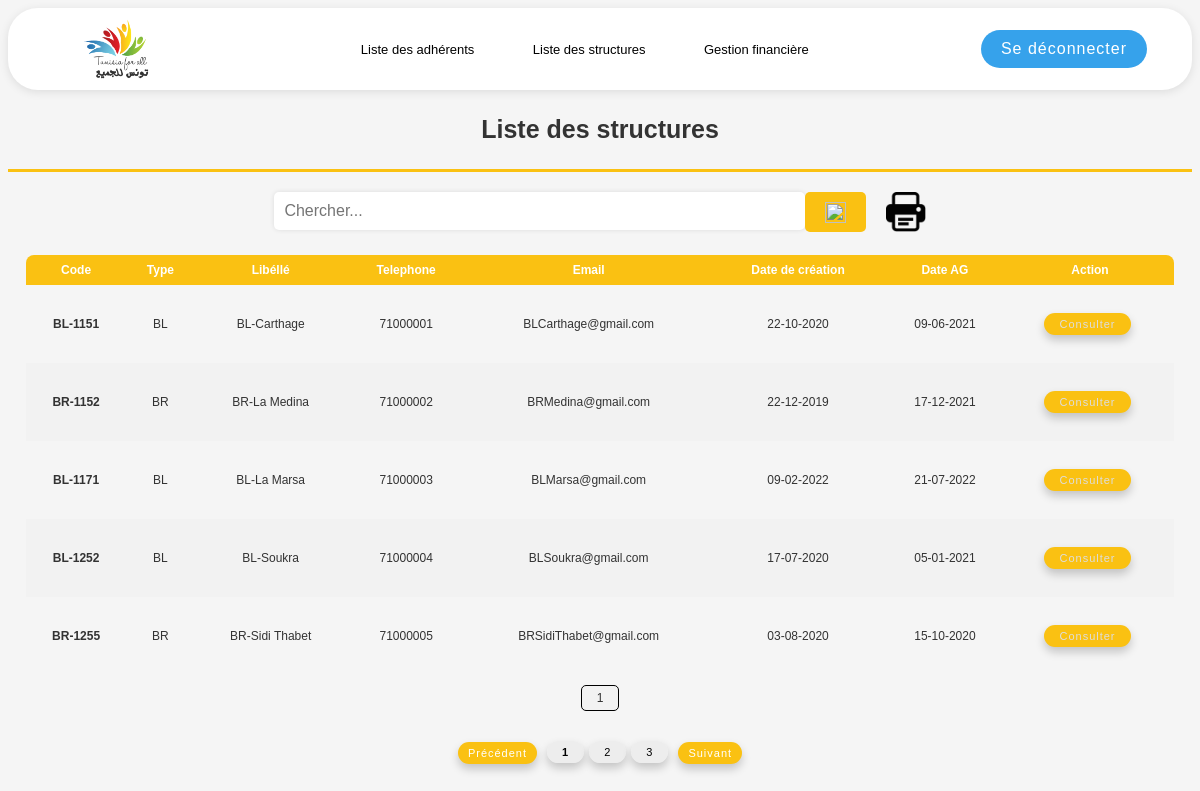
Page /liste_structure/ (signed in) on the committed database.
### base/models.py (models this page shows, shortened)
class Structure(models.Model):
    TYPE_CHOICES = [
        ('BN', 'Bureau National'),
        ('BR', 'Bureau regional'),
        ('BL', 'Bureau Local'),
        ('PR', 'Projet'),
    ]
    code_structure = models.CharField(max_length=6)
    type = models.CharField(max_length=15, choices=TYPE_CHOICES)
    libellé = models.CharField(max_length=20)
    adresse = models.CharField(max_length=20)
    gouvernorat = models.ForeignKey(Governat, on_delete=models.CASCADE , related_name='structures')
    délégation = models.ForeignKey(Delegation, on_delete=models.CASCADE , related_name='structures')
    code_postal = models.CharField(max_length=4)
    numéro_de_téléphone = models.CharField(max_length=20)
    adresse_email = models.EmailField()
    date_de_création = models.DateField()
    date_AG = models.DateField()
    exclude_fields = ['date_creation', 'date_ag']

### base/views.py (the view)
# urls.py: path('liste_structure/' , views.liste_structure , name="liste_structure"),
@login_required(login_url='home')
def liste_structure (request) :
    structures = Structure.objects.all()  # retrieve all structures
    context = {'structures': structures}  # create a dictionary to store the structures and pass it to the view
    return render (request , 'base/liste_structure.html', context)

### base/templates/base/liste_structure.html (shortened to what this page needs)
{% extends 'main.html' %}
{% load static %}
{% block content %}
<div>
  <div>
    <h2>Liste des structures</h2>
    <hr class="hrstructure">
  </div>
  <div class="page-content">
    <form id="search-form" class="search-container" action="{% url 'gestion_structure' %}">
      <input type="text" class="textbox" id="search-input" name="q" placeholder="Chercher...">
      <button type="submit" class="structure-button"><i><img src="{% static 'img/search.png' %}"></i></button>
      <img class="print" src="{% static 'img/print.png' %}" height="40px" width="40px" onclick="printTable()">
    </form>
    <div class="structure-table">
      <table>
        <thead>
          <tr>
            <th>Code</th>
            <th>Type</th>
            <th>Libéllé</th>
            <th>Telephone</th>
            <th>Email</th>
            <th>Date de création</th>
            <th>Date AG</th>
            <th>Action</th>
          </tr>
        </thead>
        <tbody>
          {% for structure in structures %}
          <tr>
            <td><strong>{{ structure.code_structure }}</strong></td>
            <td>{{ structure.type }}</td>
            <td>{{ structure.libellé }}</td>
            <td>{{ structure.numéro_de_téléphone }}</td>
            <td>{{ structure.adresse_email }}</td>
            <td>{{ structure.date_de_création|date:"d-m-Y" }}</td>
            <td>{{ structure.date_AG|date:"d-m-Y" }}</td>
            <td>
              <button class="structure-button"><a href="{% url 'consult_structure' structure.id %}">Consulter</a></button>
            </td>
          </tr>
          {% endfor %}
        </tbody>
      </table>
    <div id="page-number-display" class="page-number-display"></div>
    <div id="pagination-container">
      <button id="prev-button" class="structure-button" style="margin-right:10px;">Précédent</button>
      <div id="page-numbers-container" style="margin-bottom:1.5px;"></div>
      <button id="next-button" class="structure-button">Suivant</button>
    </div>
    </div>
  </div>
</div>
{% endblock %}

### static/css/style.css (style rules this page uses)
body { font-family: Arial, sans-serif; background-color: #F5F5F5; color: #333333; }
h2 { text-align: center; font-size: 25px; margin-top: 25px; margin-bottom: 25px; }
button a { text-decoration: none; }
hr { border: none; margin-bottom: 20px; }
.hrstructure { border-top: 3px solid #FAC112; }
.structure-button { background-color: #FAC112; }
.search-container { display: flex; justify-content: center; width: 55%; margin: 0 auto; }
.features button[type="submit"] img, .search-container button[type="submit"] img { height: 21px; width: 21px; }
.search-container button[type="submit"] { color: #fff; border: none; height: 40px; border-radius: 5px; padding: 10px 20px; font-size: 18px; cursor: pointer; transition: background-color 0.2s ease; letter-spacing: 1px; margin-right:10px; }
.print { margin-left:10px; cursor:pointer; height: 40px; width: 40px; }
.structure-table table, .adherent-table table, .structure-history table, .adherent-history table, .finance-table table { border-collapse: collapse; margin-top:auto; margin-right:auto; margin-left:auto; margin-right:auto; width: 97%; margin-top:5px; }
.features a, .structure-table a, .adherent-table a, .finance-table a { color:#ddd; }
.structure-table button, .adherent-table button, .finance-table button { color: #fff; border: none; border-radius: 50px; padding: 5px 15px; font-size: 11px; cursor: pointer; transition: background-color 0.2s ease; letter-spacing: 1px; margin-top: 20px; margin-right: 5px; margin-bottom: 20px; font-family: 'Montserrat', sans-serif; box-shadow: 0px 5px 10px rgba(0,0,0,0.2); }
.structure-table table th:first-child, .adherent-table table th:first-child, .structure-history table th:first-child, .adherent-history table th:first-child, .finance-table table th:first-child { border-radius : 8px 0 0 0; }
.structure-table table th:last-child, .adherent-table table th:last-child, .structure-history table th:last-child, .adherent-history table th:last-child, .finance-table table th:last-child { border-radius : 0 8px 0 0; }
.structure-table th, .structure-table td, .adherent-table th, .adherent-table td, .finance-table th, .finance-table td, .structure-history th, .structure-history td, .adherent-history th, .adherent-history td { text-align: center; padding: 8px; font-size: 12px; }
.structure-table th, .structure-history th { background-color: #FAC112; color: #fff; }
.structure-table tr:nth-child(even), .adherent-table tr:nth-child(even), .finance-table tr:nth-child(even), .structure-history tr:nth-child(even), .adherent-history tr:nth-child(even) { background-color: #f2f2f2; }
#pagination-container { display: flex; justify-content: center; align-items: center; margin-top: 10px; }
.page-number-display { text-align: center; background-color: #f2f2f2; padding: 5px 15px; border: 1px solid black; border-radius: 5px; margin: 10px auto 0; width: fit-content; font-size:12px; }
#prev-button, #next-button { margin: 0 5px; padding: 5px 10px; border: none; cursor: pointer; }
form input[type="text"], form input[type="email"], form input[type="password"], form input[type="tel"], form input[type="date"], form input[type="number"], form textarea, form select { width: 100%; padding: 10px; margin-bottom: 20px; border: none; border-radius: 5px; font-size: 16px; background-color: #fff; color: #444; box-shadow: 0px 0px 5px rgba(0,0,0,0.1); }

### rows in the picture
Structure: code_structure "BL-1151", type "BL", libellé "BL-Carthage", numéro_de_téléphone "71000001", adresse_email "BLCarthage@gmail.com", date_de_création "22-10-2020", date_AG "09-06-2021"
Structure: code_structure "BR-1152", type "BR", libellé "BR-La Medina", numéro_de_téléphone "71000002", adresse_email "BRMedina@gmail.com", date_de_création "22-12-2019", date_AG "17-12-2021"
Structure: code_structure "BL-1171", type "BL", libellé "BL-La Marsa", numéro_de_téléphone "71000003", adresse_email "BLMarsa@gmail.com", date_de_création "09-02-2022", date_AG "21-07-2022"
Structure: code_structure "BL-1252", type "BL", libellé "BL-Soukra", numéro_de_téléphone "71000004", adresse_email "BLSoukra@gmail.com", date_de_création "17-07-2020", date_AG "05-01-2021"
Structure: code_structure "BR-1255", type "BR", libellé "BR-Sidi Thabet", numéro_de_téléphone "71000005", adresse_email "BRSidiThabet@gmail.com", date_de_création "03-08-2020", date_AG "15-10-2020"
